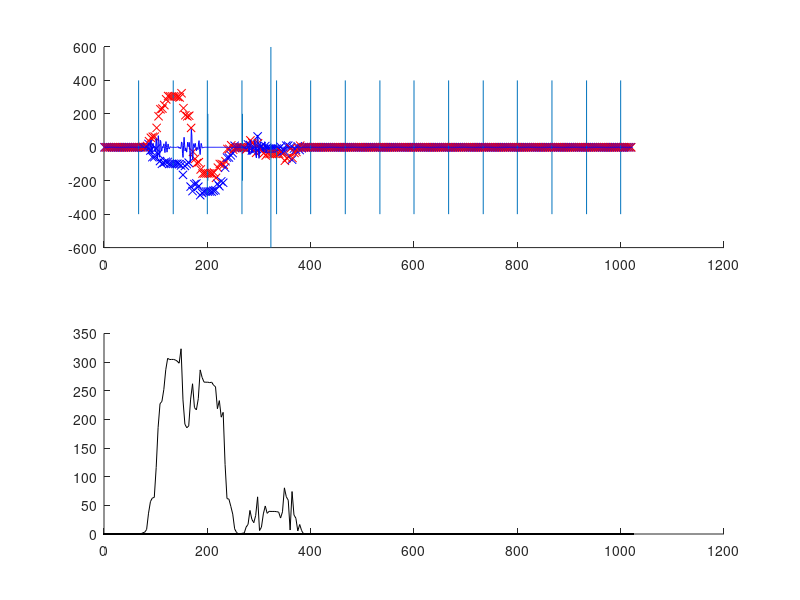

Here is the MATLAB script that generated this plot:
% Figure out how to detect and decode data off of the input lines

%clear;
clf;
figure(1);
hold on;

% Frequencies all fit in each other's zeros!
% Therefore, use: 4800, 6000, 8400, 10800 for the first four frequencies of
% interest.

% Parameters
fs = 40000;
f = 10800;
buflen = ceil(64. / (fs/f));
thresh = 200;
dt = 50;
offset = 72;

% Edge definitions
NO_EDGE = 0;
RISING_EDGE = 1;        % Going up
PEAK = 3;               % Make sure we level off
FALLING_EDGE = 4;       % Completed falling edge

% Sample input, with some amount of offset from the start of our buffer
data = hann(64)' .* 40 .*cos(2*pi*(10800/fs)*[0:63]);
data2 = hann(64)' .* 40 .*cos(2*pi*(8400/fs)*[0:63]);
data3 = hann(64)' .* 40 .*cos(2*pi*(6000/fs)*[0:63]);
input = zeros(1, 1024);
input(offset:offset+63) = data + data2;
input(offset+64:offset+63+64) = data + data2 + data3;
input(offset+64+64+64:offset+63+64+64+64) = data2+data3;

% COMs = 'COM2';
% COMr = 'COM5';
% bauds = 230400;
% baudr = 230400;

% try
%     sserial = serial(COMs, 'BaudRate', bauds, 'InputBufferSize', 1024, 'Terminator', '');
% catch exception
%     delete(sserial);
%     clear sserial;
%     sserial = serial(COMs, 'BaudRate', bauds, 'InputBufferSize', 1024, 'Terminator', '');
% end
% try
%     fopen(sserial);
% catch exception
%     delete(sserial);
%     clear sserial;
%     sserial = serial(COMs, 'BaudRate', bauds, 'InputBufferSize', 1024, 'Terminator', '');
%     fopen(sserial);
% end
% try
%     rserial = serial(COMr, 'BaudRate', baudr, 'InputBufferSize', 1024, 'Terminator', '');
% catch exception
%     delete(rserial);
%     clear rserial;
%     rserial = serial(COMr, 'BaudRate', baudr, 'InputBufferSize', 1024, 'Terminator', '');
% end
% try
%     fopen(rserial);
% catch exception
%     delete(rserial);
%     clear rserial;
%     rserial = serial(COMr, 'BaudRate', baudr, 'InputBufferSize', 1024, 'Terminator', '');
%     fopen(rserial);
% end
% fprintf(sserial, 'a');
% input = fread(sserial, 1023, 'int8');
%fclose(rserial);
%delete(rserial);
% fclose(sserial);
% delete(sserial);
% clear sserial;
%clear rserial;

%input = x;

% Add noise for fun
%input = input + 4*randn(1, 1024);

% Run input through resampler
j = 1;
k = j + fs/(4*f);
step = fs/f;
i = 1;
l = 1;
rc = zeros(1, buflen);
rs = zeros(1, buflen);
ic = zeros(1, 1);
is = zeros(1, 1);
mcs = zeros(1, 1);
csum = 0;
ssum = 0;
start = 0;
samples = 0;
detected = 0;
prev_mag = 0;
mag = 0;
trigger = 0;    % No edge
while (k < length(input))
    % Find integer offsets
    cIndex = floor(j);
    sIndex = floor(k);
    
    % Update running structures
    csum = csum - rc(i);
    rc(i) = input(cIndex);
    csum = csum + rc(i);
    ssum = ssum - rs(i);
    rs(i) = input(sIndex);
    ssum = ssum + rs(i);
    
    subplot(2, 1, 1);
    hold on;
    plot(j, csum, 'bx');
    plot(k, ssum, 'rx');
    subplot(2, 1, 2);
    hold on;
    ic(l) = j;
    is(l) = k;
    prev_mag = mcs(max(1,l-1));
    
    % Calculate our signal magnitude
    mag = max(abs(csum), abs(ssum));
    mcs(l) = mag;
    
    % Determine which edge we are on should we cross the threshold
    switch (trigger)
        case NO_EDGE
            if (mag > thresh)
                trigger = RISING_EDGE;
            end
        case RISING_EDGE
            % Detect a leveling off
                if (abs(mag - prev_mag) < dt)
                    trigger = PEAK;
                end
            % Fall back if we don't level off
            if (mag < thresh)
                trigger = NO_EDGE;
            end
        case PEAK
            if (mag < thresh)
                trigger = FALLING_EDGE;
            end
    end
    
        % Note the start of the frame
        if (0 == start && trigger == FALLING_EDGE)
            start = 9;
            trigger = NO_EDGE;
            detected = 1;
        elseif (trigger == FALLING_EDGE)
            % Else note that for this frame we are definitely
            % detecting a 1 bit
            detected = 1;
            trigger = NO_EDGE;
        end
    
     % Check for end of frame
    if (samples == buflen)
        subplot(2, 1, 1);
        line([cIndex cIndex], [-400 400]);
        samples = 0;
        if (start > 0)
            % Draw the detected line if appropriate
            if (detected)
                subplot(2, 1, 1);
                line([sIndex sIndex], [-200 200]);
            end
        end
        
        % Advance input parser state machine
        if (detected && start > 0)
            start = start - 1;
        elseif (start > 0)
            start = start -1;
        end
        detected = 0;
    end
    
    % Update sample count
    samples = samples + 1;

    % Update buffers/pointers/offsets
    j = j + step;
    k = k + step;
    i = i + 1;
    l = l + 1;
    if (i > buflen)
        i = 1;
    end
end

%plot(ic, rc, 'g');
subplot(2, 1, 1);
plot(input, 'b');
line([323, 323], [-600 600]);
subplot(2, 1, 2);
hold on;
plot(ic, mcs, 'k');
% plot(im, mmn, 'r');
plot([1:length(input)], 0, 'k');
%plot(is, rs, 'r');
